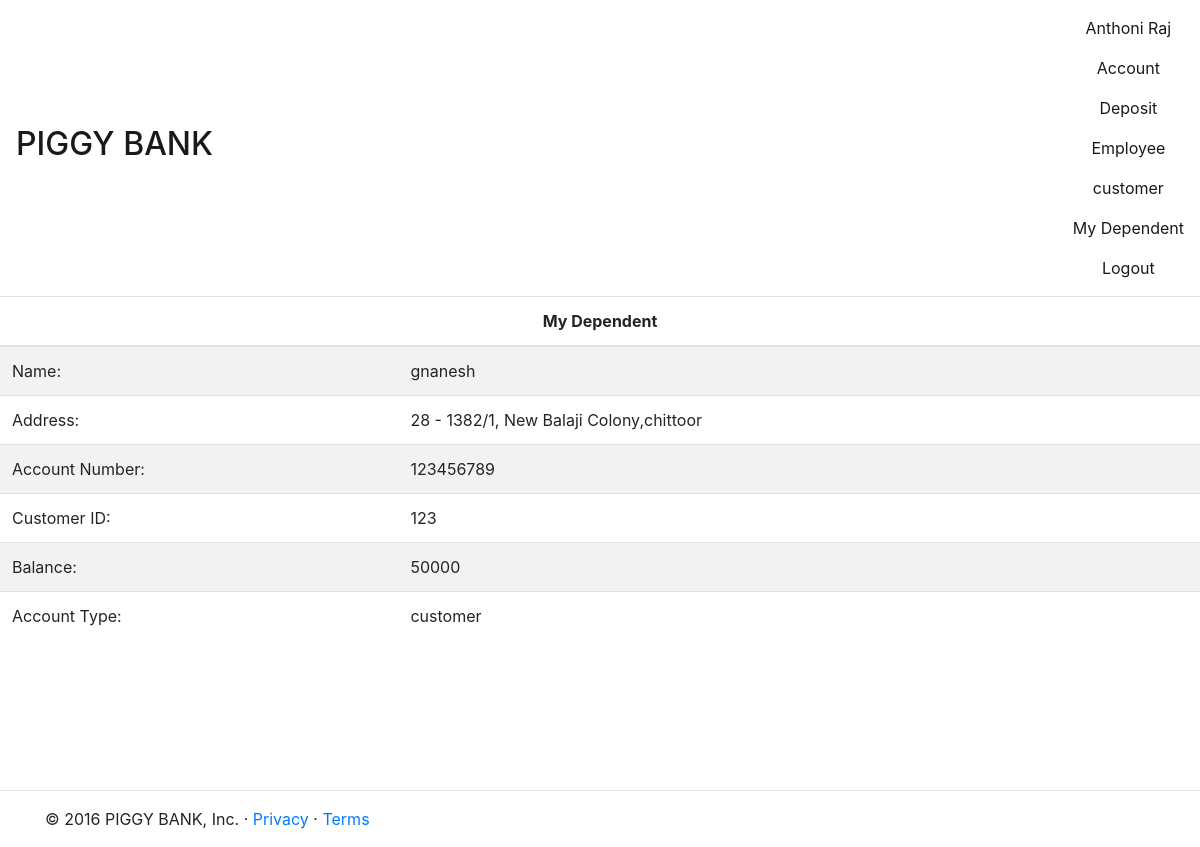
Before: /dependent.php (signed in) with the older database file.
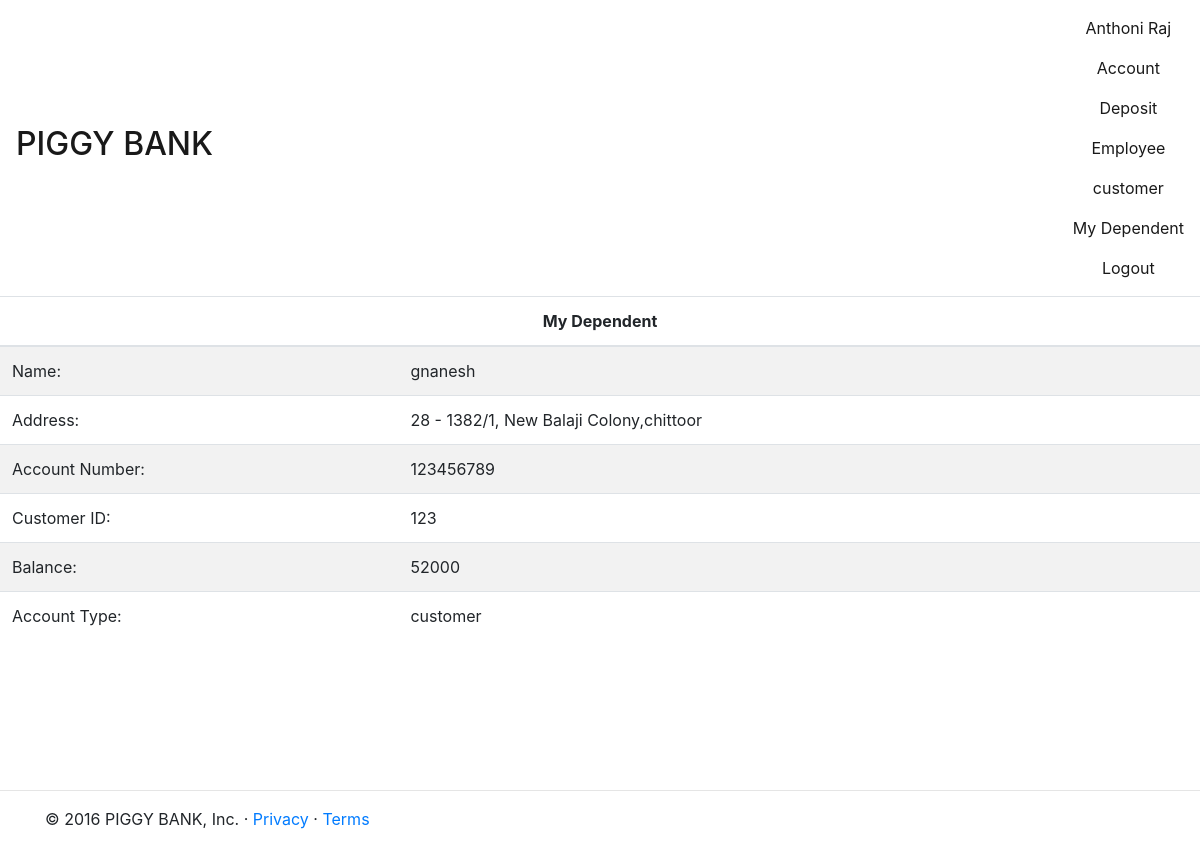
After: the same page with the newer database file.
### tables this page shows
CREATE TABLE `account` (
  `account_number` int(11) NOT NULL,
  `customer_id` int(11) DEFAULT NULL,
  `balance` int(11) NOT NULL,
  `account_type` varchar(30) DEFAULT NULL,
  PRIMARY KEY (`account_number`)
);

CREATE TABLE `customer` (
  `customer_id` int(11) NOT NULL,
  `customer_name` varchar(40) NOT NULL,
  `customer_address` varchar(60) DEFAULT NULL,
  `account_type` varchar(50) DEFAULT NULL,
  PRIMARY KEY (`customer_id`)
);

### dependent.php (the view, shortened to what this page needs)
<?php
require('usr_funcs.php');
require('config.php');
try{
    if($_SESSION['user_type']=='employee'){
        $sql="select b.customer_name,b.customer_address,a.account_number,a.customer_id,a.balance,a.account_type from account as a,customer as b,employee as c where a.customer_id=b.customer_id and b.customer_name=c.dependent_name";
        if($result=$mysqli->query($sql)){
            if($result->num_rows>0){
                if($row=$result->fetch_array()){
                    ?>
  <table class='table table-striped'>
    <thead>
      <tr>
        <th colspan='2' class='table-inverse'>
          <center>My Dependent</center>
        </th>
      </tr>
    </thead>
    <tr>
      <td>Name: </td>
      <td>
        <?php echo $row[0]; ?>
      </td>
    </tr>
    <tr>
      <td>Address: </td>
      <td>
        <?php echo $row[1]; ?>
      </td>
    </tr>
    <tr>
      <td>Account Number: </td>
      <td>
        <?php echo $row[2]; ?>
      </td>
    </tr>
    <tr>
      <td>Customer ID: </td>
      <td>
        <?php echo $row[3]; ?>
      </td>
    </tr>
    <tr>
      <td>Balance: </td>
      <td>
        <?php echo $row[4]; ?>
      </td>
    </tr>
    <tr>
      <td>Account Type: </td>
      <td>
        <?php echo $row[5]; ?>
      </td>
    </tr>
  </table>
  <?php
                }else{
                    throw new Exception("Can't fetch Array");
                }
            }else{
                throw new Exception("Something Went Wrong");
            }
        }else{
            throw new Exception("Can't Run the Query");
        }
    }else{
        throw new Exception("Restricted Area");
    }
}catch(Exception $e){
    do_exp_conent($e->getMessage());
}
?>

Changed rows visible on the page:
changed account "customer": balance "50000" → "52000"
